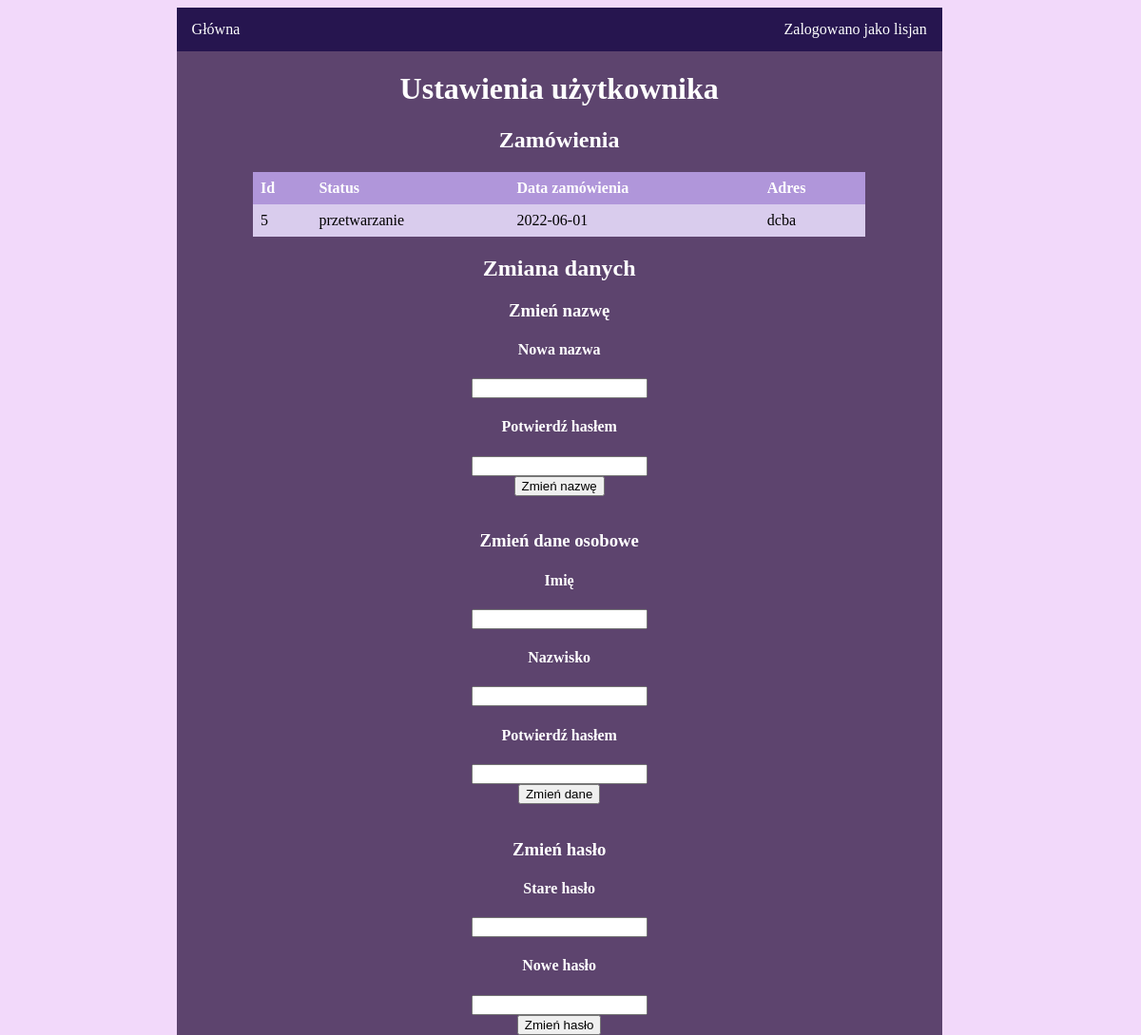
/uzytkownik.php (signed in), run on the app's committed database.
### tables this page shows
CREATE TABLE `orders` (
  `order_id` int(30) NOT NULL,
  `user_id` int(30) NOT NULL,
  `status` varchar(30) NOT NULL,
  `date` date NOT NULL,
  `adress` varchar(300) NOT NULL
);

### uzytkownik.php (the view, shortened to what this page needs)
<?php
    $conn = new mysqli("localhost", "root", "", "sklep3ptp");
?>
<!DOCTYPE html>
<html lang="en">
<head>
    <link rel="stylesheet" href="style.css" type="text/css">
</head>
<body>
<div id="border">
        <div id="site">
            <ul>
                <li><a href="glowna.php">Główna</a></li>
                <li id="loged" class="dropdown">
                    <?php
                    if(isset($_SESSION["zalogowany"])){
                        echo "<a href='uzytkownik.php' class='dropbtn'>Zalogowano jako ".$_SESSION["zalogowany"]."</a>";
                    }
                    else{
                        echo "<a href='login.php'>Zaloguj/Zarejestruj</a>";
                    }
                    ?>
                </li>
            </ul>
            <h1>Ustawienia użytkownika</h1>
            <h2>Zamówienia</h2>
            <table>
                <tr>
                    <th>Id</th>
                    <th>Status</th>
                    <th>Data zamówienia</th>
                    <th>Adres</th>
                </tr>
                <?php
                    $query = "SELECT * FROM orders WHERE user_id IN (SELECT user_id FROM users WHERE login='".$_SESSION['zalogowany']."')";
                    $result = $conn->query($query);
                    while($row = $result->fetch_object()){
                        echo "
                        <tr>
                            <td>".$row->order_id."</td>
                            <td>".$row->status."</td>
                            <td>".$row->date."</td>
                            <td>".$row->adress."</td>
                        <tr>
                        ";
                    }
                ?>
            </table>
            <h2>Zmiana danych</h2>
            <h3>Zmień nazwę</h3>
            <form action='uzytkownik.php' method='POST'>
                    <h4>Nowa nazwa</h4>
                    <input type='text' name='nick'><br>
                    <h4>Potwierdź hasłem</h4>
                    <input type='password' name='pass'></br>
                    <input type='submit' value='Zmień nazwę'>
            </form>
            <br>
            <h3>Zmień dane osobowe</h3>
            <form action='uzytkownik.php' method='POST'>
                    <h4>Imię</h4>
                    <input type='text' name='name'><br>
                    <h4>Nazwisko</h4>
                    <input type='text' name='surename'><br>
                    <h4>Potwierdź hasłem</h4>
                    <input type='password' name='pass'></br>
                    <input type='submit' value='Zmień dane'>
            </form>
            <br>
            <h3>Zmień hasło</h3>
            <form action='uzytkownik.php' method='POST'>
                    <h4>Stare hasło</h4>
                    <input type='password' name='pass'><br>
                    <h4>Nowe hasło</h4>
                    <input type='password' name='NEWpass'></br>
                    <input type='submit' value='Zmień hasło'>
            </form>
        </div>
    </div>
</body>
</html>

### style.css (style rules this page uses)
html { background-color:#f2d9fa; color: white; height: 100%; }
#border { padding-left: 15%; }
#site { width: 80%; background: #5d446e; }
ul { list-style-type: none; margin: 0; padding: 0; overflow: hidden; background-color: #26154f; }
li { float: left; }
li a, .dropbtn { display: inline-block; color: white; text-align: center; padding: 14px 16px; text-decoration: none; }
li.dropdown { display: inline-block; }
#loged { float: right; }
h1, h2, h3 { text-align: center; }
table { border-collapse: collapse; width: 80%; margin-left: auto; margin-right: auto; }
th, td { text-align: left; padding: 8px; color: black; }
tr { background-color: #D9CCED; }
th { background-color: #B096DA; color: white; }
form { text-align: center; }

### data on the page
orders: order_id "5", status "przetwarzanie", date "2022-06-01", adress "dcba"

### other printed values
$_SESSION["zalogowany"] "lisjan"
